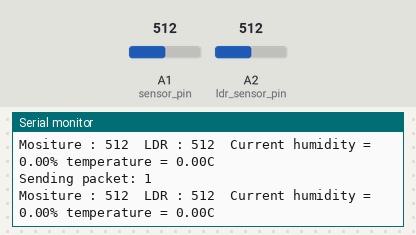
This sketch was run on a simulated Arduino Uno, built with avr-gcc and run on an emulated ATmega328P. Parts: the last lines printed to the serial monitor. The test bench sets the inputs (shaded band); at power-on: A1 (sensor_pin) = 512, A2 (ldr_sensor_pin) = 512. No radio packets arrive unless stated.

Above: at 5.9 s.
6.0 s: A1 (sensor_pin) set to 716
At 10.8 s:
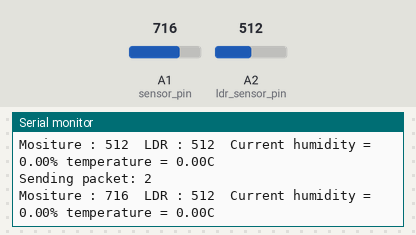
12.1 s: A2 (ldr_sensor_pin) set to 716
At 16.7 s:
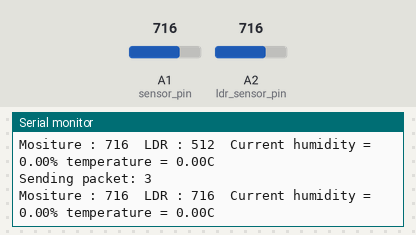
18.2 s: A1 (sensor_pin) set to 900
At 21.5 s:
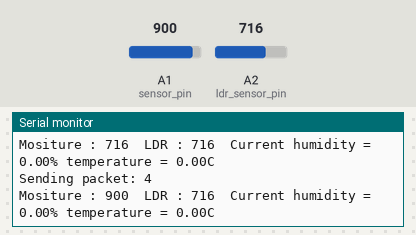
24.3 s: A2 (ldr_sensor_pin) set to 900
At 26.2 s:
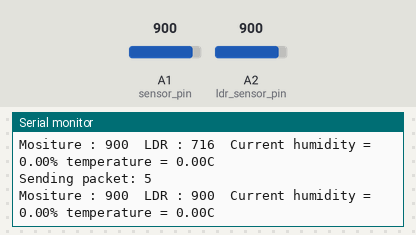
Timing chart, 0 to 27.7 s (numbered marks = the images above; inputs shaded):
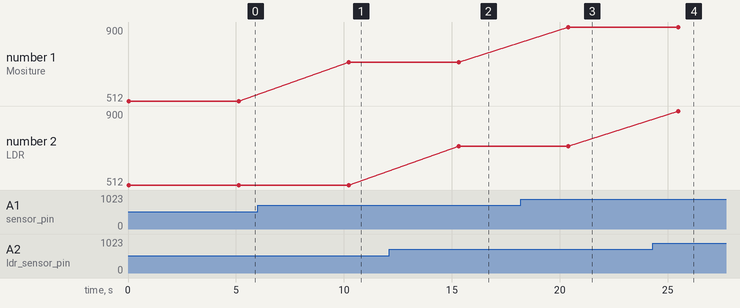

Measured:
- after the input at 6.0 s, the serial monitor: prints a new line after 4.2 s (image 1)
- after the input at 12.1 s, the serial monitor: prints a new line after 3.2 s (image 2)
- after the input at 18.2 s, the serial monitor: prints a new line after 2.2 s (image 3)
- after the input at 24.3 s, the serial monitor: prints a new line after 1.2 s (image 4)
- plotted number 1: 512 → 716 after the input at 6.0 s, 716 → 900 after the input at 18.2 s

The sketch:

final_lora_sender.ino
```cpp
#include <SPI.h>
#include <LoRa.h>
#include "dht.h"
#define dht_apin A0 // Analog Pin sensor is connected to
//moist
int sensor_pin = A1;
int output_value ;

//ldr
int ldr_sensor_pin = A2;
int ldr_value ;

dht DHT;


int counter = 0;

void setup() {
  Serial.begin(9600);
  while (!Serial);

  Serial.println("LoRa Sender");

  if (!LoRa.begin(915E6)) {
    Serial.println("Starting LoRa failed!");
    while (1);
  }
}

void loop() {

  Serial.print("Sending packet: ");
  Serial.println(counter);

// moist

 output_value= analogRead(sensor_pin);

   //output_value = map(output_value,550,0,0,100);
   Serial.print("Mositure : ");
   Serial.print(output_value);
   LoRa.beginPacket();
   LoRa.print("Mositure : ");
   LoRa.print(output_value);
   Serial.print("  ");

// ldr
ldr_value = analogRead(ldr_sensor_pin);
Serial.print("LDR : ");
Serial.print(ldr_value);
Serial.print("  ");
LoRa.print("LDR : ");
LoRa.print(ldr_value);
LoRa.print("  ");


//dht DHT.read11(dht_apin);
    Serial.print("Current humidity = ");
    Serial.print(DHT.humidity);
    Serial.print("% ");
    Serial.print("temperature = ");
    Serial.print(DHT.temperature);
    Serial.println("C  ");


    LoRa.print("Current humidity = ");
    LoRa.print(DHT.humidity);
    LoRa.print("% ");
    LoRa.print("temperature = ");
    LoRa.print(DHT.temperature);
    LoRa.print("C  ");


  // send packet

  LoRa.print("hello ");
  LoRa.print(counter);
 LoRa.endPacket();

  counter++;

  delay(5000);
}
```
